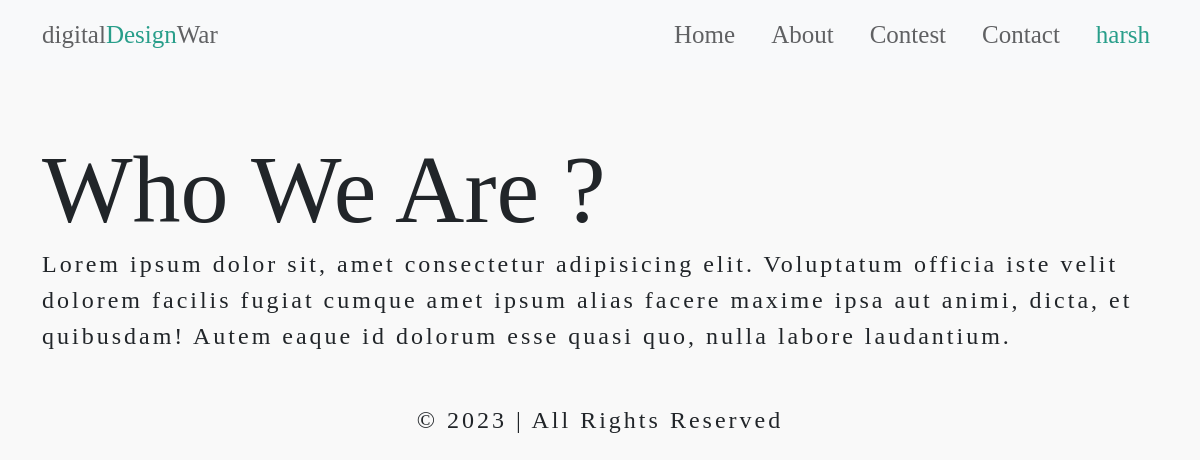
Page /about (signed in) on the committed database.
### website/models.py (models this page shows, shortened)
class About(models.Model):
    banner = models.FileField(upload_to="about/", null=True, blank=True)
    heading = models.TextField()
    content = models.TextField()

### website/views.py (the view)
# urls.py: path("about", views.about, name="about"),
def about(request):
    data = About.objects.all()
    context = {
        "data":data
    }
    return render(request, 'pages/about.html', context)

### template/pages/about.html (shortened to what this page needs)
{% extends "../base.html" %}
{% block content %}
{% for data in data %}
<div class="container my-5">
    <h1>{{data.heading}}</h1>
    <p>{{data.content}}</p>
</div>
{% endfor %}
{% endblock content %}

### template/base.html (shortened to what this page needs)
<!DOCTYPE html>
<html lang="en">
  <head>
    {% load static %}
    <link rel="stylesheet" href="{% static "assets/css/icons.css" %}" />
    <link rel="stylesheet" href="{% static "assets/css/bootstrap.css" %}" />
    <link rel="stylesheet" href="{% static "assets/css/style.css" %}" />
    <link rel="stylesheet" href="{% static "assets/css/animation.css" %}" />
    <link
      rel="stylesheet"
      href="https://cdn.jsdelivr.net/npm/swiper@10/swiper-bundle.min.css"
    />
  </head>
  <body>
    <div id="main">
      <nav class="navbar navbar-expand-lg bg-light">
        <div class="container">
          <a class="navbar-brand" href="#">digital<span>Design</span>War</a>
          <div class="collapse navbar-collapse justify-content-end" id="navbarNav">
            <ul class="navbar-nav">
              <li class="nav-item">
                <a class="nav-link active" aria-current="page" href="/">Home</a>
              </li>
              <li class="nav-item">
                <a class="nav-link" href="/about">About</a>
              </li>
              <li class="nav-item">
                <a class="nav-link" href="/contest">Contest</a>
              </li>
              <li class="nav-item">
                <a class="nav-link" href="/contact">Contact</a>
              </li>
              {% if user.is_authenticated %}
              <li class="nav-item">
                <a class="nav-link" href=""><span>{{user.username}}</span></a>
              </li>
              {% else %}
              <li class="nav-item">
                <a class="nav-link" href="/login">Login</a>
              </li>
              {% endif %}
            </ul>
          </div>
        </div>
      </nav>
     {% block content %}{% endblock content %}
    </div>
    <div class="container-fluid mt-5">
      <p class="text-center">
        &copy; 2023 | All Rights Reserved
      </p>
    </div>
  </body>
</html>

### static/assets/css/style.css (style rules this page uses)
* { margin: 0; padding: 0; box-sizing: border-box; text-decoration: none !important; list-style: none; }
:root { --main: #289E8A; --black: #000000; --white: #ffffff; --grey: #606163; }
html, body { background-color: #f9f9f9 !important; }
h1, h2, h3, h4, h5, h6, a { font-family: mainFont; }
nav { text-align: center; }
nav ul { gap: 20px; }
nav a { font-size: 25px !important; color: var(--grey) !important; }
p { font-family: mainFont; font-size: 2vw; letter-spacing: 3px; }
span { color: var(--main); }
h1 { font-size: 8vw; line-height: 8vw; }

### static/assets/css/animation.css (style rules this page uses)
:root { --mousefollowercolor:#000 }
body { background-color:#fff }

### rows in the picture
About: heading "Who We Are ?", content "Lorem ipsum dolor sit, amet consectetur adipisicing elit. Voluptatum officia iste velit dolorem facilis fugiat cumque amet ipsum alias facere maxime ipsa aut animi, dicta, et quibusdam! Autem eaque id dolorum esse quasi quo, nulla labore laudantium."

### other values in the picture
{{ user.username }} "harsh"
